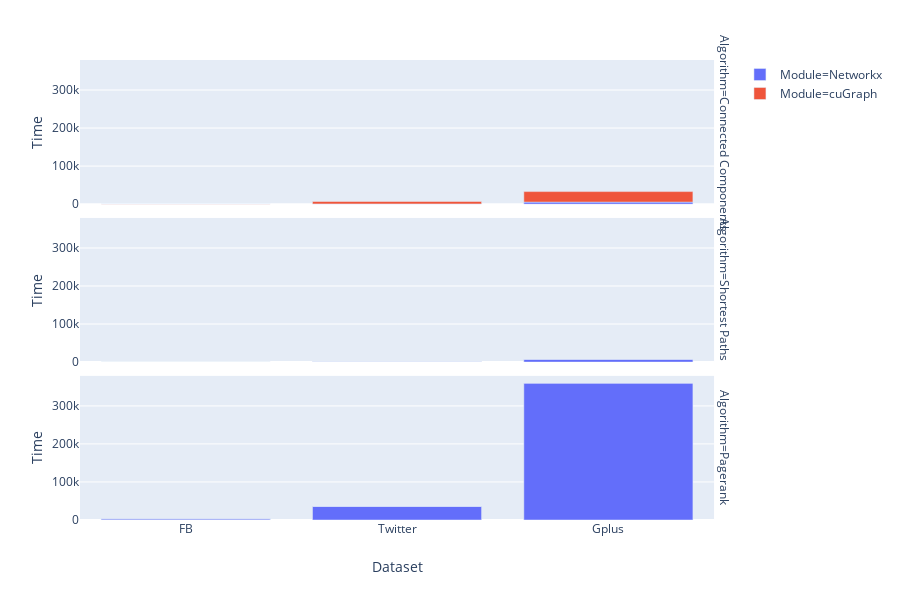

The cell this chart's notebook holds for it:
### Code cell
px.bar(results,x ='Dataset',y='Time',color = 'Module',facet_row = 'Algorithm')

### Figure 1 — Plotly figure (JSON) as saved in the notebook; plotly's stock layout.template omitted (floating-point values rounded to 4 significant figures)
{"data": [{"alignmentgroup": "True", "hoverlabel": {"namelength": 0}, "hovertemplate": "Module=Networkx<br>Algorithm=Connected Components<br>Dataset=%{x}<br>Time=%{y}", "legendgroup": "Module=Networkx", "marker": {"color": "#636efa"}, "name": "Module=Networkx", "offsetgroup": "Module=Networkx", "orientation": "v", "showlegend": true, "textposition": "auto", "type": "bar", "x": ["FB", "Twitter", "Gplus"], "xaxis": "x3", "y": [10.4, 535, 5300], "yaxis": "y3"}, {"alignmentgroup": "True", "hoverlabel": {"namelength": 0}, "hovertemplate": "Module=Networkx<br>Algorithm=Shortest Paths<br>Dataset=%{x}<br>Time=%{y}", "legendgroup": "Module=Networkx", "marker": {"color": "#636efa"}, "name": "Module=Networkx", "offsetgroup": "Module=Networkx", "orientation": "v", "showlegend": false, "textposition": "auto", "type": "bar", "x": ["FB", "Twitter", "Gplus"], "xaxis": "x2", "y": [14.3, 582, 7380], "yaxis": "y2"}, {"alignmentgroup": "True", "hoverlabel": {"namelength": 0}, "hovertemplate": "Module=Networkx<br>Algorithm=Pagerank<br>Dataset=%{x}<br>Time=%{y}", "legendgroup": "Module=Networkx", "marker": {"color": "#636efa"}, "name": "Module=Networkx", "offsetgroup": "Module=Networkx", "orientation": "v", "showlegend": false, "textposition": "auto", "type": "bar", "x": ["FB", "Twitter", "Gplus"], "xaxis": "x", "y": [3000, 35900, 360000], "yaxis": "y"}, {"alignmentgroup": "True", "hoverlabel": {"namelength": 0}, "hovertemplate": "Module=cuGraph<br>Algorithm=Connected Components<br>Dataset=%{x}<br>Time=%{y}", "legendgroup": "Module=cuGraph", "marker": {"color": "#EF553B"}, "name": "Module=cuGraph", "offsetgroup": "Module=cuGraph", "orientation": "v", "showlegend": true, "textposition": "auto", "type": "bar", "x": ["FB", "Twitter", "Gplus"], "xaxis": "x3", "y": [29, 6470, 27700], "yaxis": "y3"}, {"alignmentgroup": "True", "hoverlabel": {"namelength": 0}, "hovertemplate": "Module=cuGraph<br>Algorithm=Shortest Paths<br>Dataset=%{x}<br>Time=%{y}", "legendgroup": "Module=cuGraph", "marker": {"color": "#EF553B"}, "name": "Module=cuGraph", "offsetgroup": "Module=cuGraph", "orientation": "v", "showlegend": false, "textposition": "auto", "type": "bar", "x": ["FB", "Twitter", "Gplus"], "xaxis": "x2", "y": [3.02, 3.27, 83.9], "yaxis": "y2"}, {"alignmentgroup": "True", "hoverlabel": {"namelength": 0}, "hovertemplate": "Module=cuGraph<br>Algorithm=Pagerank<br>Dataset=%{x}<br>Time=%{y}", "legendgroup": "Module=cuGraph", "marker": {"color": "#EF553B"}, "name": "Module=cuGraph", "offsetgroup": "Module=cuGraph", "orientation": "v", "showlegend": false, "textposition": "auto", "type": "bar", "x": ["FB", "Twitter", "Gplus"], "xaxis": "x", "y": [4.33, 4.35, 42.1], "yaxis": "y"}], "layout": {"annotations": [{"font": {}, "showarrow": false, "text": "Algorithm=Pagerank", "textangle": 90, "x": 0.98, "xanchor": "left", "xref": "paper", "y": 0.1567, "yanchor": "middle", "yref": "paper"}, {"font": {}, "showarrow": false, "text": "Algorithm=Shortest Paths", "textangle": 90, "x": 0.98, "xanchor": "left", "xref": "paper", "y": 0.5, "yanchor": "middle", "yref": "paper"}, {"font": {}, "showarrow": false, "text": "Algorithm=Connected Components", "textangle": 90, "x": 0.98, "xanchor": "left", "xref": "paper", "y": 0.8433, "yanchor": "middle", "yref": "paper"}], "barmode": "relative", "height": 600, "legend": {"tracegroupgap": 0}, "margin": {"t": 60}, "xaxis": {"anchor": "y", "domain": [0, 0.98], "title": {"text": "Dataset"}}, "xaxis2": {"anchor": "y2", "domain": [0, 0.98], "matches": "x", "showticklabels": false}, "xaxis3": {"anchor": "y3", "domain": [0, 0.98], "matches": "x", "showticklabels": false}, "yaxis": {"anchor": "x", "domain": [0, 0.3133], "title": {"text": "Time"}}, "yaxis2": {"anchor": "x2", "domain": [0.3433, 0.6567], "matches": "y", "title": {"text": "Time"}}, "yaxis3": {"anchor": "x3", "domain": [0.6867, 1.0], "matches": "y", "title": {"text": "Time"}}}}
